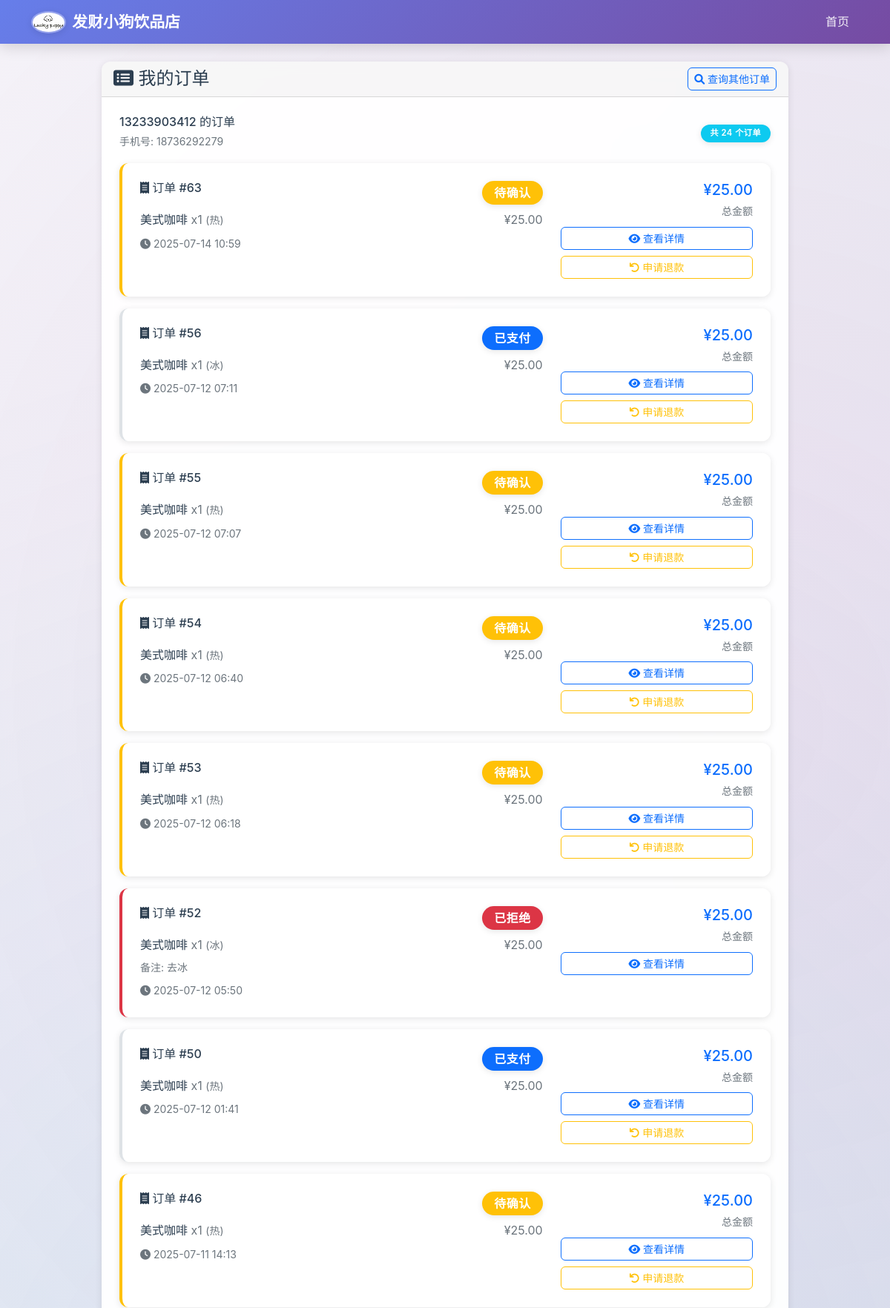
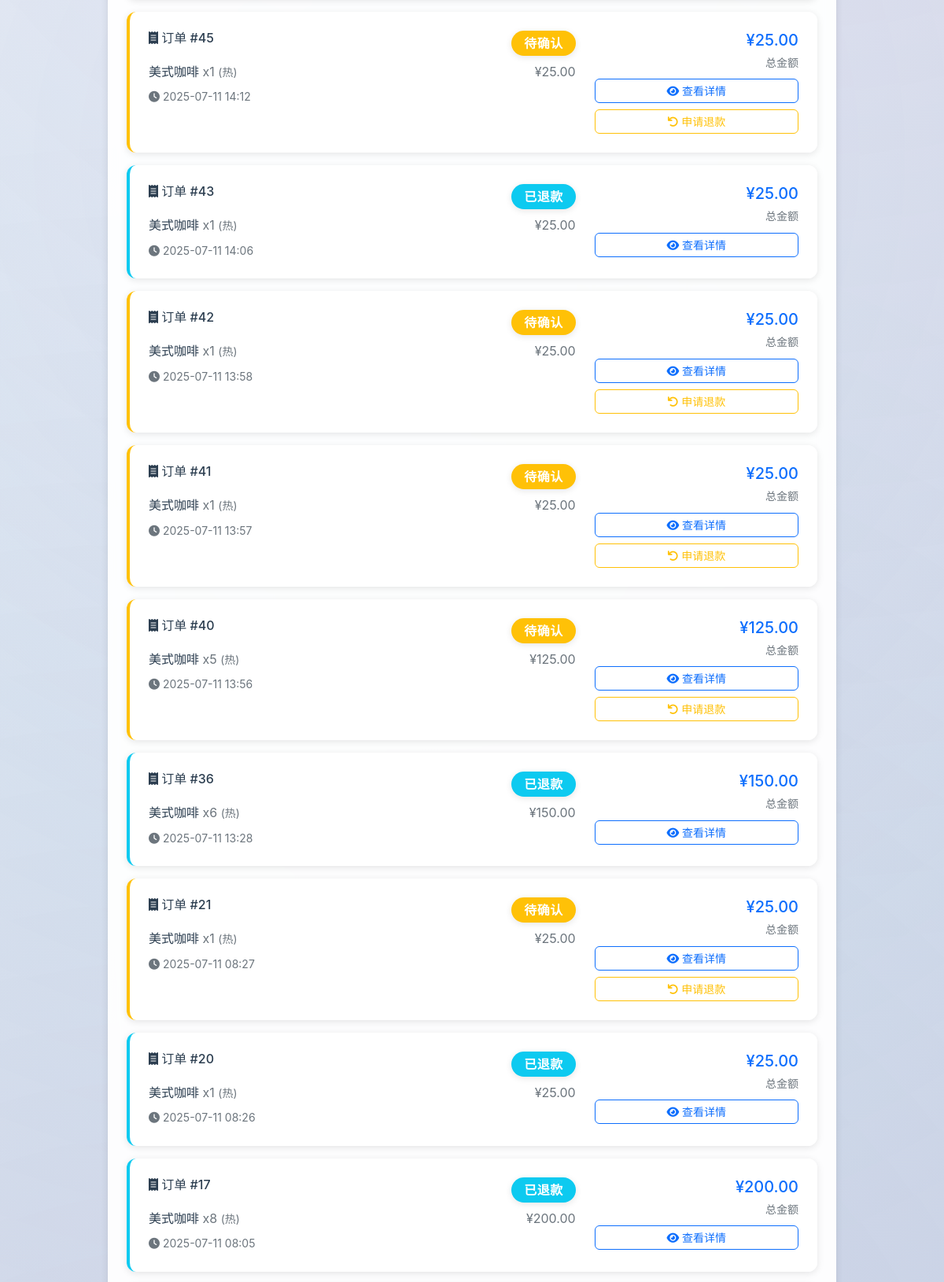
Screenshot of /my_orders?phone=18736292279 (upper part) with the database file from the repository (2 pictures, top to bottom).
### app/models.py (models this page shows, shortened)
class User(db.Model):
    id = db.Column(db.Integer, primary_key=True)
    username = db.Column(db.String(80), unique=True, nullable=False)
    email = db.Column(db.String(120), unique=True, nullable=False)
    phone = db.Column(db.String(20), nullable=True)
    address = db.Column(db.Text, nullable=True)  # 地址
    preferences = db.Column(db.Text, nullable=True)  # 偏好记录
    notes = db.Column(db.Text, nullable=True)  # 备注
    is_vip = db.Column(db.Boolean, default=False)  # VIP状态
    total_orders = db.Column(db.Integer, default=0)  # 总订单数
    total_spent = db.Column(db.Float, default=0.0)  # 总消费金额
    last_order_at = db.Column(db.DateTime, nullable=True)  # 最后下单时间
    created_at = db.Column(db.DateTime, default=datetime.utcnow)
    orders = db.relationship('Order', backref='user', lazy=True)

class Order(db.Model):
    id = db.Column(db.Integer, primary_key=True)
    user_id = db.Column(db.Integer, db.ForeignKey('user.id'), nullable=False)
    total_amount = db.Column(db.Float, nullable=False)
    status = db.Column(db.String(20), default='pending')  # pending, confirmed, rejected, completed, refunded, cancelled, cancel_pending
    notes = db.Column(db.Text, nullable=True)
    created_at = db.Column(db.DateTime, default=datetime.utcnow)
    confirmed_at = db.Column(db.DateTime, nullable=True)
    confirmed_by = db.Column(db.String(80), nullable=True)  # 管理员用户名
    refund_reason = db.Column(db.Text, nullable=True)  # 退款原因
    refunded_at = db.Column(db.DateTime, nullable=True)  # 退款时间
    refund_qr_code = db.Column(db.String(255), nullable=True)  # 退款收款二维码路径
    refund_status = db.Column(db.String(20), nullable=True)  # 退款状态: pending, approved, rejected, completed
    refund_approved_by = db.Column(db.String(80), nullable=True)  # 退款审批人
    refund_approved_at = db.Column(db.DateTime, nullable=True)  # 退款审批时间
    refund_completed_at = db.Column(db.DateTime, nullable=True)  # 退款完成时间
    refund_admin_notes = db.Column(db.Text, nullable=True)  # 管理员退款备注
    cancel_reason = db.Column(db.Text, nullable=True)  # 取消原因
    cancelled_at = db.Column(db.DateTime, nullable=True)  # 取消时间
    cancelled_by = db.Column(db.String(80), nullable=True)  # 取消操作者（用户或管理员）
    cancel_approved_by = db.Column(db.String(80), nullable=True)  # 取消审批者（管理员）
    cancel_approved_at = db.Column(db.DateTime, nullable=True)  # 取消审批时间
    cancel_qr_code = db.Column(db.String(255), nullable=True)  # 取消订单时的收款二维码路径（已付款订单需要）
    order_items = db.relationship('OrderItem', backref='order', lazy=True, cascade='all, delete-orphan')
    @property
    def can_refund(self):
        if self.status == 'pending':
            return True
        elif self.status in ['paid', 'confirmed']:
            return True
        return False
    @property
    def status_display(self):
        status_map = {
            'pending': '待确认',
            'confirmed': '已确认',
            'paid': '已支付',
            'rejected': '已拒绝',
            'completed': '已完成',
            'refunded': '已退款',
            'cancelled': '已取消',
            'cancel_pending': '取消待审批'
        }
        return status_map.get(self.status, self.status)

class OrderItem(db.Model):
    id = db.Column(db.Integer, primary_key=True)
    order_id = db.Column(db.Integer, db.ForeignKey('order.id'), nullable=False)
    drink_product_id = db.Column(db.Integer, db.ForeignKey('drink_product.id'), nullable=False)
    quantity = db.Column(db.Integer, nullable=False, default=1)
    unit_price = db.Column(db.Float, nullable=False)
    subtotal = db.Column(db.Float, nullable=False)
    size = db.Column(db.String(20), nullable=True)  # 规格选择
    temperature = db.Column(db.String(20), nullable=True)  # 温度选择
    sugar_level = db.Column(db.String(20), nullable=True)  # 糖度选择
    ice_level = db.Column(db.String(20), nullable=True)  # 冰量选择
    notes = db.Column(db.Text, nullable=True)  # 特殊要求

class DrinkProduct(db.Model):
    id = db.Column(db.Integer, primary_key=True)
    name = db.Column(db.String(100), nullable=False)
    description = db.Column(db.Text, nullable=True)
    price = db.Column(db.Float, nullable=False)
    category_id = db.Column(db.Integer, nullable=True)  # 简化：不使用外键
    category = db.Column(db.String(50), nullable=True)  # 保留原有字段作为备用
    image = db.Column(db.String(200), nullable=True)  # 产品图片
    size_options = db.Column(db.String(200), nullable=True)  # 规格选项（小杯、中杯、大杯）
    temperature_options = db.Column(db.String(100), nullable=True)  # 温度选项（热、冰、常温）
    is_active = db.Column(db.Boolean, default=True)
    created_at = db.Column(db.DateTime, default=datetime.utcnow)
    order_items = db.relationship('OrderItem', backref='drink_product', lazy=True)

### app/main/routes.py (the view)
@bp.route('/my_orders')
def my_orders():
    phone = request.args.get('phone', '').strip()
    if not phone:
        return render_template('my_orders.html', orders=[], phone='', show_form=True)
    user = User.query.filter_by(phone=phone).first()
    if not user:
        flash('未找到该手机号的订单记录', 'warning')
        return render_template('my_orders.html', orders=[], phone=phone, show_form=True)
    orders = Order.query.filter_by(user_id=user.id).order_by(Order.created_at.desc()).all()
    return render_template('my_orders.html', orders=orders, phone=phone, user=user, show_form=False)

### templates/my_orders.html (shortened to what this page needs)
{% extends "base.html" %}
{% block content %}
<div class="row justify-content-center">
    <div class="col-12 col-lg-10">
        <div class="card">
            <div class="card-header">
                <div class="d-flex justify-content-between align-items-center">
                    <h4 class="mb-0">
                        <i class="fas fa-list-alt"></i> 我的订单
                    </h4>
                    {% if not show_form %}
                    <a href="{{ url_for('main.quick_order_check') }}" class="btn btn-outline-primary btn-sm">
                        <i class="fas fa-search"></i> 查询其他订单
                    </a>
                    {% endif %}
                </div>
            </div>
            <div class="card-body">
                {% if show_form %}
                <div class="text-center mb-4">
                    <i class="fas fa-search fa-3x text-muted mb-3"></i>
                    <h5>查询我的订单</h5>
                    <p class="text-muted">请输入下单时使用的手机号</p>
                </div>
                <form method="GET" class="row justify-content-center">
                    <div class="col-md-6">
                        <div class="input-group mb-3">
                            <span class="input-group-text">
                                <i class="fas fa-phone"></i>
                            </span>
                            <input type="tel" class="form-control" name="phone"
                                   placeholder="请输入手机号" value="{{ phone }}" required>
                            <button class="btn btn-primary" type="submit">
                                <i class="fas fa-search"></i> 查询订单
                            </button>
                        </div>
                    </div>
                </form>
                <div class="text-center">
                    <small class="text-muted">
                        <i class="fas fa-info-circle"></i>
                        输入下单时填写的手机号即可查看所有订单
                    </small>
                </div>
                {% elif orders %}
                <div class="mb-3">
                    <div class="d-flex justify-content-between align-items-center">
                        <div>
                            <h6 class="mb-1">{{ user.username }} 的订单</h6>
                            <small class="text-muted">手机号: {{ phone }}</small>
                        </div>
                        <span class="badge bg-info">共 {{ orders|length }} 个订单</span>
                    </div>
                </div>
                <div class="row">
                    {% for order in orders %}
                    <div class="col-12 mb-3">
                        <div class="card border-start border-4 {% if order.status == 'pending' %}border-warning{% elif order.status == 'confirmed' %}border-success{% elif order.status == 'rejected' %}border-danger{% elif order.status == 'refunded' %}border-info{% endif %}">
                            <div class="card-body">
                                <div class="row">
                                    <div class="col-md-8">
                                        <div class="d-flex justify-content-between align-items-start mb-2">
                                            <h6 class="mb-1">
                                                <i class="fas fa-receipt"></i> 订单 #{{ order.id }}
                                            </h6>
                                            <div>
                                                {% if order.status == 'pending' %}
                                                    <span class="badge bg-warning fs-6 px-3 py-2">{{ order.status_display }}</span>
                                                {% elif order.status == 'confirmed' %}
                                                    <span class="badge bg-success fs-6 px-3 py-2">{{ order.status_display }}</span>
                                                {% elif order.status == 'paid' %}
                                                    <span class="badge bg-primary fs-6 px-3 py-2">{{ order.status_display }}</span>
                                                {% elif order.status == 'rejected' %}
                                                    <span class="badge bg-danger fs-6 px-3 py-2">{{ order.status_display }}</span>
                                                {% elif order.status == 'completed' %}
                                                    <span class="badge bg-success fs-6 px-3 py-2">{{ order.status_display }}</span>
                                                {% elif order.status == 'refunded' %}
                                                    <span class="badge bg-info fs-6 px-3 py-2">{{ order.status_display }}</span>
                                                {% else %}
                                                    <span class="badge bg-secondary fs-6 px-3 py-2">{{ order.status_display }}</span>
                                                {% endif %}
                                            </div>
                                        </div>
                                        <div class="mb-2">
                                            {% for item in order.order_items %}
                                            <div class="d-flex justify-content-between align-items-center mb-1">
                                                <div>
                                                    <span class="fw-medium">{{ item.drink_product.name }}</span>
                                                    <span class="text-muted">x{{ item.quantity }}</span>
                                                    {% if item.temperature %}
                                                        <small class="text-muted">
                                                            ({% if item.temperature == 'hot' %}热{% elif item.temperature == 'ice' %}冰{% elif item.temperature == 'room' %}常温{% else %}{{ item.temperature }}{% endif %})
                                                        </small>
                                                    {% endif %}
                                                </div>
                                                <span class="text-muted">¥{{ "%.2f"|format(item.subtotal) }}</span>
                                            </div>
                                            {% if item.notes %}
                                            <small class="text-muted">备注: {{ item.notes }}</small>
                                            {% endif %}
                                            {% endfor %}
                                        </div>
                                        <div class="text-muted small">
                                            <i class="fas fa-clock"></i> {{ order.created_at.strftime('%Y-%m-%d %H:%M') }}
                                        </div>
                                    </div>
                                    <div class="col-md-4 text-md-end">
                                        <div class="mb-2">
                                            <div class="h5 text-primary mb-1">¥{{ "%.2f"|format(order.total_amount) }}</div>
                                            <small class="text-muted">总金额</small>
                                        </div>
                                        <div class="d-grid gap-2">
                                            <a href="{{ url_for('main.order_detail', order_id=order.id) }}"
                                               class="btn btn-outline-primary btn-sm">
                                                <i class="fas fa-eye"></i> 查看详情
                                            </a>
                                            {% if order.can_refund %}
                                            <a href="{{ url_for('main.refund_order', order_id=order.id) }}"
                                               class="btn btn-outline-warning btn-sm">
                                                <i class="fas fa-undo"></i> 申请退款
                                            </a>
                                            {% endif %}
                                        </div>
                                    </div>
                                </div>
                            </div>
                        </div>
                    </div>
                    {% endfor %}
                </div>
                {% endif %}
            </div>
        </div>
    </div>
</div>
{% endblock %}

### static/css/style.css (style rules this page uses)
:root { --primary-color: #2c3e50; --secondary-color: #34495e; --accent-color: #e74c3c; --success-color: #27ae60; --warning-color: #f39c12; --info-color: #3498db; --light-color: #ecf0f1; --dark-color: #2c3e50; --gradient-primary: linear-gradient(135deg, #667eea 0%, #764ba2 100%); --gradient-secondary: linear-gradient(135deg, #f093fb 0%, #f5576c 100%); --gradient-success: linear-gradient(135deg, #4facfe 0%, #00f2fe 100%); --gradient-coffee: linear-gradient(135deg, #8B4513 0%, #D2691E 100%); --gradient-tea: linear-gradient(135deg, #228B22 0%, #32CD32 100%); --gradient-juice: linear-gradient(135deg, #FF8C00 0%, #FFA500 100%); --gradient-special: linear-gradient(135deg, #9B59B6 0%, #E91E63 100%); --shadow-light: 0 2px 10px rgba(0,0,0,0.1); --shadow-medium: 0 4px 20px rgba(0,0,0,0.15); --shadow-heavy: 0 8px 30px rgba(0,0,0,0.2); --border-radius: 12px; --transition: all 0.3s cubic-bezier(0.4, 0, 0.2, 1); }
body { background: linear-gradient(135deg, #f5f7fa 0%, #c3cfe2 100%); font-family: 'Inter', 'Segoe UI', Tahoma, Geneva, Verdana, sans-serif; color: var(--dark-color); line-height: 1.6; min-height: 100vh; }
.card { border: none; border-radius: var(--border-radius); box-shadow: var(--shadow-light); transition: var(--transition); background: rgba(255,255,255,0.95); backdrop-filter: blur(10px); overflow: hidden; }
.card-body { padding: 1.5rem; }
.badge { border-radius: 20px; padding: 0.4rem 0.8rem; font-weight: 600; font-size: 0.7rem; border: none; text-transform: uppercase; letter-spacing: 0.5px; transition: var(--transition); box-shadow: 0 2px 8px rgba(0,0,0,0.1); }
body::before { content: ''; position: fixed; top: 0; left: 0; width: 100%; height: 100%; background: radial-gradient(circle at 20% 80%, rgba(120, 119, 198, 0.1) 0%, transparent 50%), radial-gradient(circle at 80% 20%, rgba(255, 119, 198, 0.1) 0%, transparent 50%), radial-gradient(circle at 40% 40%, rgba(120, 219, 255, 0.1) 0%, transparent 50%); pointer-events: none; z-index: -1; }
.btn { border-radius: 0.375rem; font-weight: 500; }

### rows the page displays
User: username "13233903412"
Order: id "63", status_display "待确认", created_at "2025-07-14 10:59", total_amount "25.00"
OrderItem: drink_product.name "美式咖啡", quantity "1", temperature "热", subtotal "25.00"
Order: id "56", status_display "已支付", created_at "2025-07-12 07:11", total_amount "25.00"
OrderItem: drink_product.name "美式咖啡", quantity "1", temperature "冰", subtotal "25.00"
Order: id "55", status_display "待确认", created_at "2025-07-12 07:07", total_amount "25.00"
OrderItem: drink_product.name "美式咖啡", quantity "1", temperature "热", subtotal "25.00"
Order: id "54", status_display "待确认", created_at "2025-07-12 06:40", total_amount "25.00"
OrderItem: drink_product.name "美式咖啡", quantity "1", temperature "热", subtotal "25.00"
Order: id "53", status_display "待确认", created_at "2025-07-12 06:18", total_amount "25.00"
OrderItem: drink_product.name "美式咖啡", quantity "1", temperature "热", subtotal "25.00"
Order: id "52", status_display "已拒绝", created_at "2025-07-12 05:50", total_amount "25.00"
OrderItem: drink_product.name "美式咖啡", quantity "1", temperature "冰", subtotal "25.00", notes "去冰"
Order: id "50", status_display "已支付", created_at "2025-07-12 01:41", total_amount "25.00"
OrderItem: drink_product.name "美式咖啡", quantity "1", temperature "热", subtotal "25.00"
Order: id "46", status_display "待确认", created_at "2025-07-11 14:13", total_amount "25.00"
OrderItem: drink_product.name "美式咖啡", quantity "1", temperature "热", subtotal "25.00"
Order: id "45", status_display "待确认", created_at "2025-07-11 14:12", total_amount "25.00"
OrderItem: drink_product.name "美式咖啡", quantity "1", temperature "热", subtotal "25.00"
Order: id "43", status_display "已退款", created_at "2025-07-11 14:06", total_amount "25.00"
OrderItem: drink_product.name "美式咖啡", quantity "1", temperature "热", subtotal "25.00"
Order: id "42", status_display "待确认", created_at "2025-07-11 13:58", total_amount "25.00"
OrderItem: drink_product.name "美式咖啡", quantity "1", temperature "热", subtotal "25.00"
Order: id "41", status_display "待确认", created_at "2025-07-11 13:57", total_amount "25.00"
OrderItem: drink_product.name "美式咖啡", quantity "1", temperature "热", subtotal "25.00"
Order: id "40", status_display "待确认", created_at "2025-07-11 13:56", total_amount "125.00"
OrderItem: drink_product.name "美式咖啡", quantity "5", temperature "热", subtotal "125.00"
Order: id "36", status_display "已退款", created_at "2025-07-11 13:28", total_amount "150.00"
OrderItem: drink_product.name "美式咖啡", quantity "6", temperature "热", subtotal "150.00"
Order: id "21", status_display "待确认", created_at "2025-07-11 08:27", total_amount "25.00"
OrderItem: drink_product.name "美式咖啡", quantity "1", temperature "热", subtotal "25.00"
Order: id "20", status_display "已退款", created_at "2025-07-11 08:26", total_amount "25.00"
OrderItem: drink_product.name "美式咖啡", quantity "1", temperature "热", subtotal "25.00"
Order: id "17", status_display "已退款", created_at "2025-07-11 08:05", total_amount "200.00"
OrderItem: drink_product.name "美式咖啡", quantity "8", temperature "热", subtotal "200.00"

### other values shown
{{ phone }} "18736292279"
{{ orders|length }} "24"
